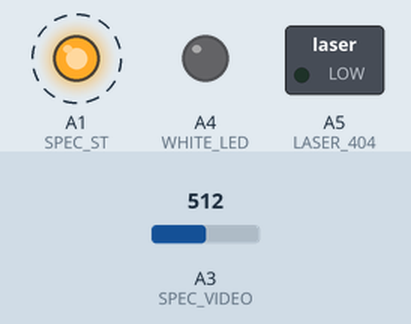
Simulated run of this sketch. Board: Arduino Uno, built with avr-gcc and run on an emulated ATmega328P. Shown: switched loads named in the sketch (green lamp = pin HIGH), output pins drawn as LEDs (lit = HIGH). Dashed ring = blinking. The test bench sets the inputs (shaded band); at power-on: A3 (SPEC_VIDEO) = 512. Pins used as bus, display or sensor lines are not drawn; what the sketch prints to the serial monitor is not drawn.

Above: at 1.2 s.
1.3 s: A3 (SPEC_VIDEO) set to 75
4.3 s: A3 (SPEC_VIDEO) set to 11
7.3 s: A3 (SPEC_VIDEO) set to 8
9.2 s: A3 (SPEC_VIDEO) set to 25
At 10.3 s:
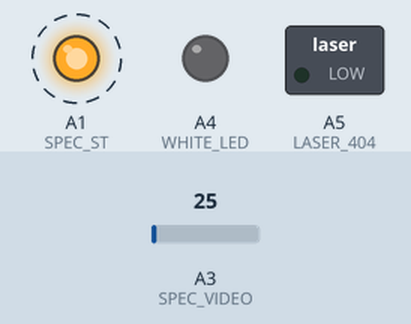
12.2 s: A3 (SPEC_VIDEO) set to 1023
At 13.1 s:
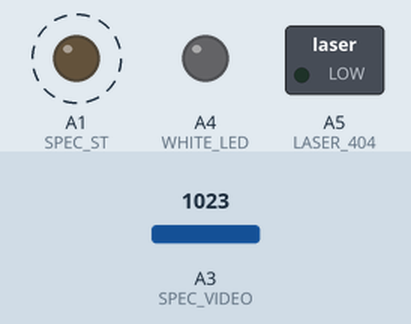
15.2 s: A3 (SPEC_VIDEO) set to 5
At 16.1 s:
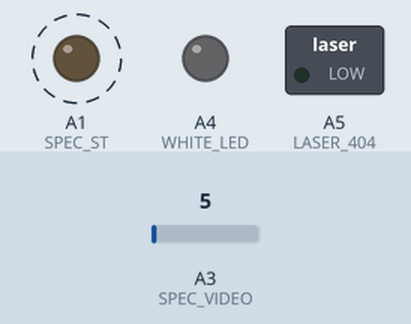
Timing chart, 0 to 65.7 s (numbered marks = the images above; inputs shaded):
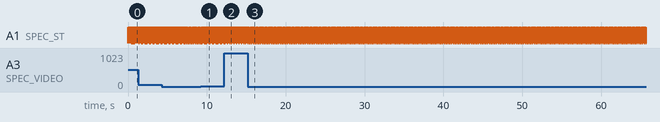

Measured:
- after the input at 9.2 s, A1 (SPEC_ST): alternates HIGH for 0.08 s and LOW for 0.03 s, starting after 0.28 s
- after the input at 12.2 s, A1 (SPEC_ST): alternates HIGH for 0.13 s and LOW for 0.03 s, starting after 0.25 s
- after the input at 15.2 s, A1 (SPEC_ST): alternates HIGH for 0.05 s and LOW for 0.03 s, starting after 0.09 s
- by itself, A1 (SPEC_ST): alternates HIGH for 0.08 s and LOW for 0.03 s

The sketch:

espectrometro_arduino.ino
```cpp
/*
 * Macro Definitions
 */
#define SPEC_TRG         A0
#define SPEC_ST          A1
#define SPEC_CLK         A2
#define SPEC_VIDEO       A3
#define WHITE_LED        A4
#define LASER_404        A5

#define SPEC_CHANNELS    288 // New Spec Channel
uint16_t data[SPEC_CHANNELS];

void setup(){

  //Set desired pins to OUTPUT
  pinMode(SPEC_CLK, OUTPUT);
  pinMode(SPEC_ST, OUTPUT);
  pinMode(LASER_404, OUTPUT);
  pinMode(WHITE_LED, OUTPUT);

  digitalWrite(SPEC_CLK, HIGH); // Set SPEC_CLK High
  digitalWrite(SPEC_ST, LOW); // Set SPEC_ST Low

  Serial.begin(115200); // Baud Rate set to 115200

}

/*
 * This functions reads spectrometer data from SPEC_VIDEO
 * Look at the Timing Chart in the Datasheet for more info
 */
void readSpectrometer(){

  int delayTime = 1; // delay time

  // Start clock cycle and set start pulse to signal start
  digitalWrite(SPEC_CLK, LOW);
  delayMicroseconds(delayTime);
  digitalWrite(SPEC_CLK, HIGH);
  delayMicroseconds(delayTime);
  digitalWrite(SPEC_CLK, LOW);
  digitalWrite(SPEC_ST, HIGH);
  delayMicroseconds(delayTime);

  //Sample for a period of time
  for(int i = 0; i < 15; i++){

      digitalWrite(SPEC_CLK, HIGH);
      delayMicroseconds(delayTime);
      digitalWrite(SPEC_CLK, LOW);
      delayMicroseconds(delayTime);

  }

  //Set SPEC_ST to low
  digitalWrite(SPEC_ST, LOW);

  //Sample for a period of time
  for(int i = 0; i < 85; i++){

      digitalWrite(SPEC_CLK, HIGH);
      delayMicroseconds(delayTime);
      digitalWrite(SPEC_CLK, LOW);
      delayMicroseconds(delayTime);

  }

  //One more clock pulse before the actual read
  digitalWrite(SPEC_CLK, HIGH);
  delayMicroseconds(delayTime);
  digitalWrite(SPEC_CLK, LOW);
  delayMicroseconds(delayTime);

  //Read from SPEC_VIDEO
  for(int i = 0; i < SPEC_CHANNELS; i++){

      data[i] = analogRead(SPEC_VIDEO);

      digitalWrite(SPEC_CLK, HIGH);
      delayMicroseconds(delayTime);
      digitalWrite(SPEC_CLK, LOW);
      delayMicroseconds(delayTime);

  }

  //Set SPEC_ST to high
  digitalWrite(SPEC_ST, HIGH);

  //Sample for a small amount of time
  for(int i = 0; i < 7; i++){

      digitalWrite(SPEC_CLK, HIGH);
      delayMicroseconds(delayTime);
      digitalWrite(SPEC_CLK, LOW);
      delayMicroseconds(delayTime);

  }

  digitalWrite(SPEC_CLK, HIGH);
  delayMicroseconds(delayTime);

}

/*
 * The function below prints out data to the terminal or
 * processing plot
 */
void printData(){

  for (int i = 0; i < SPEC_CHANNELS; i++){

    Serial.print(data[i]);
    Serial.print(',');

  }

  Serial.print("\n");
}

void loop(){

  readSpectrometer();
  printData();
  delay(10);

}
```
